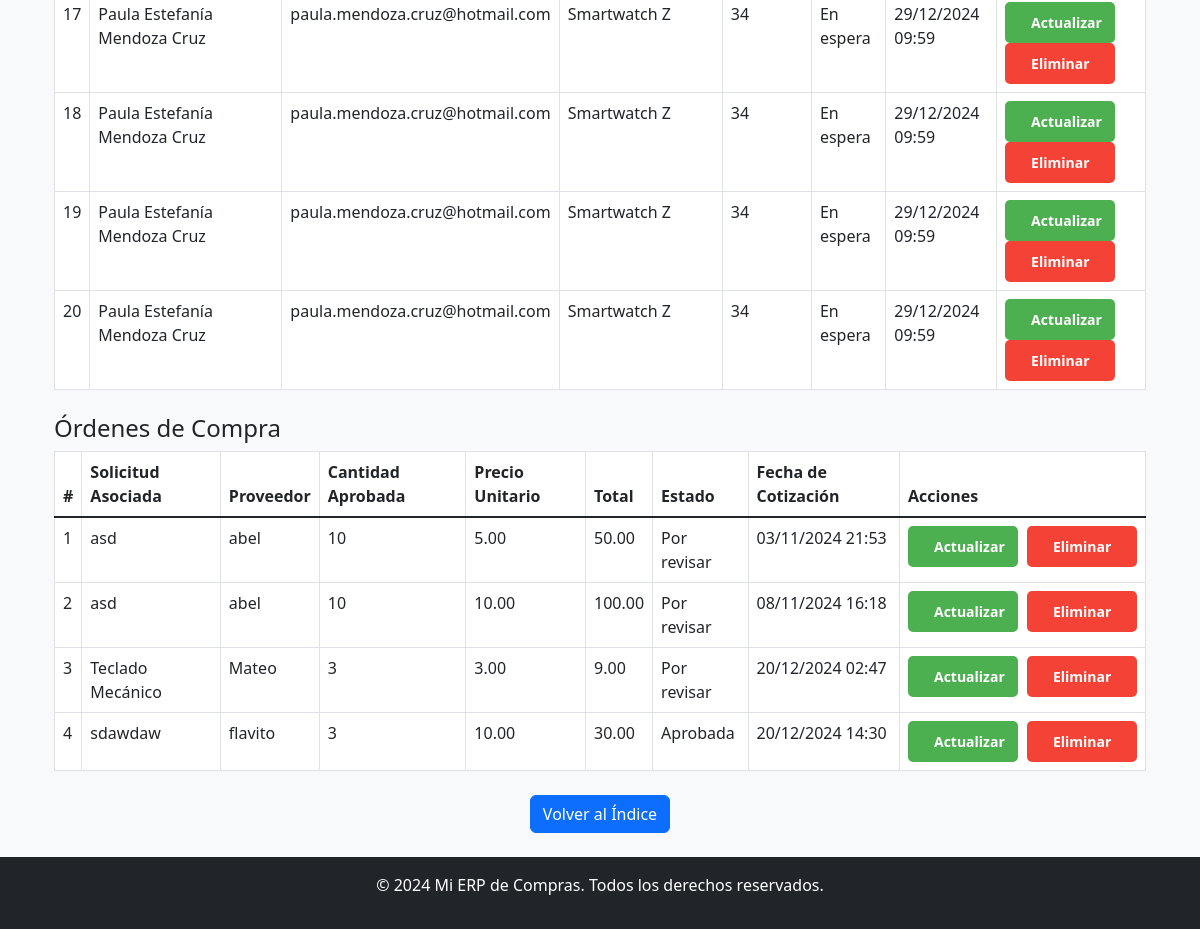
The app's page /solicitud_exito/ (lower part), older data.
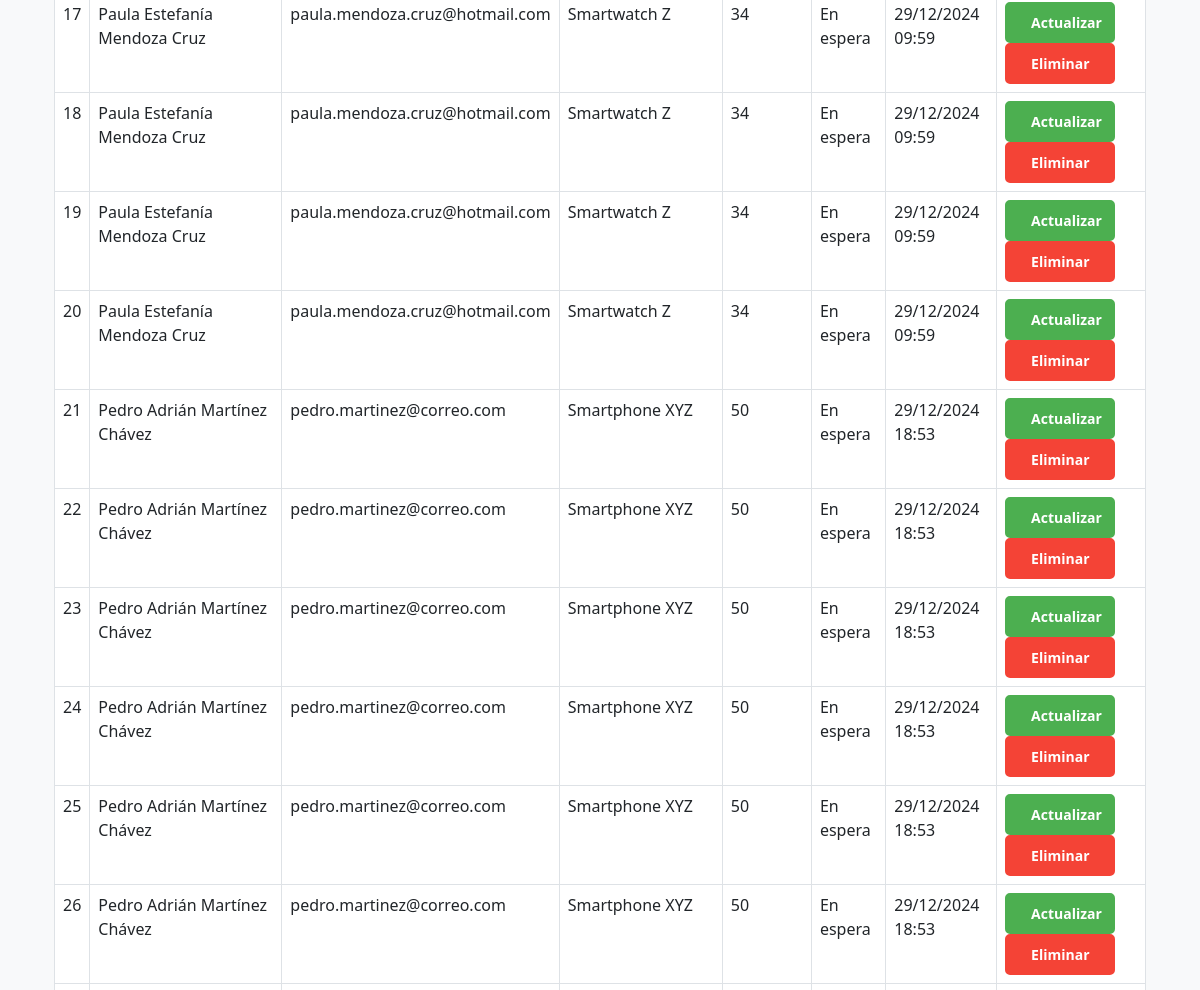
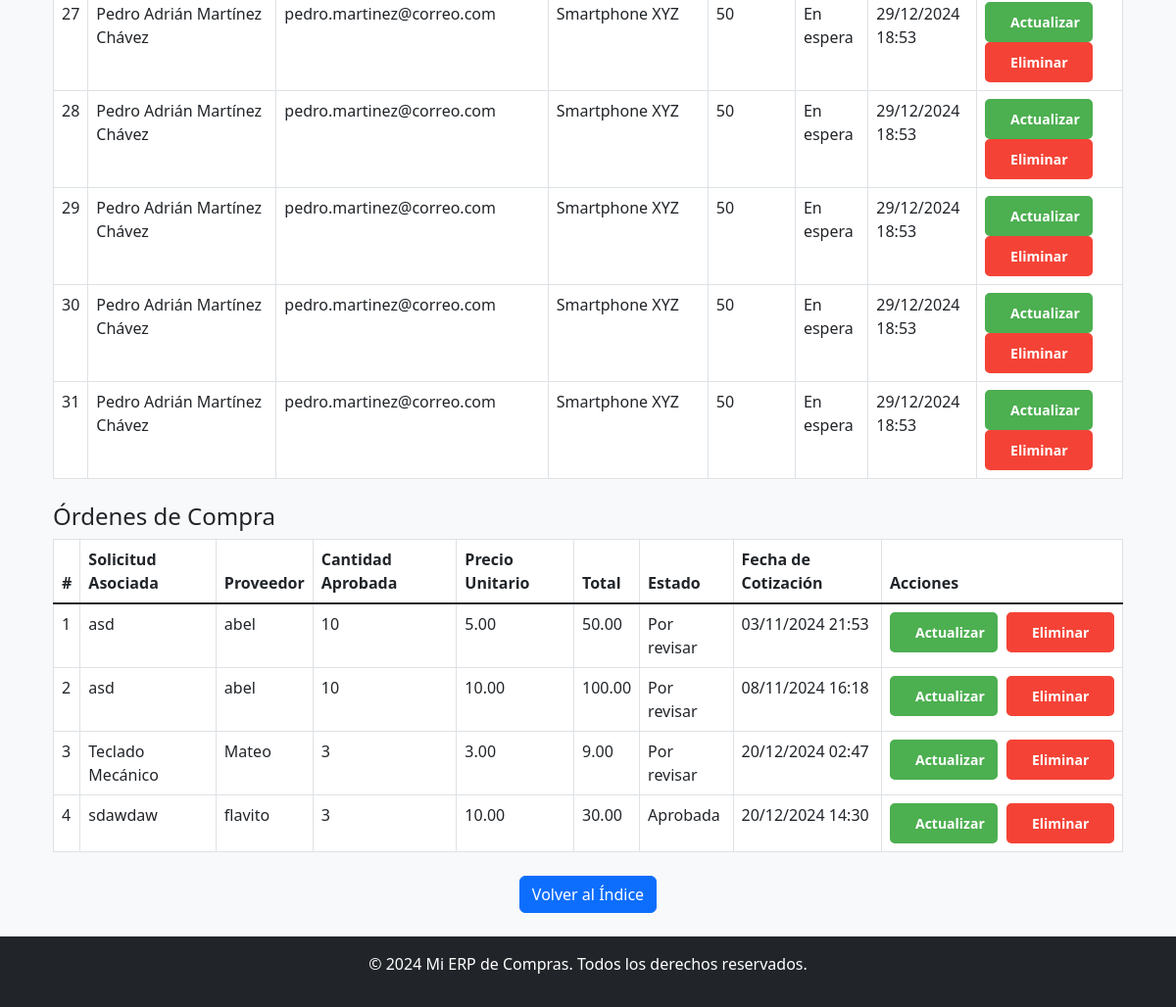
The same page, newer data (2 pictures, top to bottom).
### API/models.py (models this page shows, shortened)
class SolicitudCotizacion(models.Model):
    nombre_cliente = models.CharField(max_length=100)
    correo_cliente = models.EmailField()
    telefono_cliente = models.CharField(max_length=20)
    fecha_solicitud = models.DateTimeField(auto_now_add=True)
    fecha_limite = models.DateTimeField()
    producto_solicitud = models.CharField(max_length=100)
    cantidad_solicitud = models.PositiveIntegerField()
    descripcion_cotizacion = models.TextField()
    estado_solicitud = models.CharField(max_length=50, default='En espera')
    estadoActividad = models.PositiveIntegerField(default=1)

class Orden_De_Compra(models.Model):
    solicitud = models.ForeignKey(SolicitudCotizacion, on_delete=models.CASCADE, related_name='ordenes_de_compra')
    proveedor = models.CharField(max_length=100)
    precio_unitario = models.DecimalField(max_digits=10, decimal_places=2)
    cantidad_aprobada = models.PositiveIntegerField(default=1)  # Cantidad que se ha decidido comprar
    tiempo_entrega = models.DateTimeField()  # Tiempo de entrega en calendario
    condiciones = models.TextField()
    total = models.DecimalField(max_digits=10, decimal_places=2, editable=False)  # Total calculado
    estado = models.CharField(max_length=50, default='Por revisar')
    fecha_cotizacion = models.DateTimeField(auto_now_add=True)

### API/views.py (the view)
# urls.py: path('solicitud_exito/', solicitud_exito, name='solicitud_exito'),
def solicitud_exito(request):
    cotizaciones = SolicitudCotizacion.objects.all()
    compras = Orden_De_Compra.objects.all()
    context = {
        'cotizaciones': cotizaciones,
        'compras': compras,
    }
    return render(request, 'solicitud_exito.html', context)

### API/templates/solicitud_exito.html (shortened to what this page needs)
{% extends "index.html" %}
{% block content %}
<!DOCTYPE html>
<html lang="en">
<head>
  <link rel="stylesheet" href="https://cdn.jsdelivr.net/npm/bootstrap@5.3.0/dist/css/bootstrap.min.css" />
</head>
<body>
  <div class="container">
    <div class="mt-4">
      {% if cotizaciones %}
      <table class="table table-bordered">
        <tbody>
          {% for cotizacion in cotizaciones %}
          <tr>
            <td>{{ forloop.counter }}</td>
            <td>{{ cotizacion.nombre_cliente }}</td>
            <td>{{ cotizacion.correo_cliente }}</td>
            <td>{{ cotizacion.producto_solicitud }}</td>
            <td>{{ cotizacion.cantidad_solicitud }}</td>
            <td>{{ cotizacion.estado_solicitud }}</td>
            <td>{{ cotizacion.fecha_limite|date:'d/m/Y H:i' }}</td>
            <td>
              <a href="{% url 'actualizar_scotizacion' cotizacion.pk %}"
                class="btn btn-custom-actualizar btn-sm px-4 py-2" style="border-radius: 5px;">Actualizar</a>
              <a href="{% url 'eliminar_scotizacion' cotizacion.pk %}" class="btn btn-custom-eliminar btn-sm px-4 py-2"
                style="border-radius: 5px;"
                onclick="return confirm('¿Estás seguro de eliminar esta orden?')">Eliminar</a>
            </td>
          </tr>
          {% endfor %}
        </tbody>
      </table>
      {% else %}
      <p>No hay solicitudes de cotización registradas.</p>
      {% endif %}
    </div>
    <div class="mt-4">
      <h4>Órdenes de Compra</h4>
      {% if compras %}
      <table class="table table-bordered">
        <thead>
          <tr>
            <th>#</th>
            <th>Solicitud Asociada</th>
            <th>Proveedor</th>
            <th>Cantidad Aprobada</th>
            <th>Precio Unitario</th>
            <th>Total</th>
            <th>Estado</th>
            <th>Fecha de Cotización</th>
            <th>Acciones</th>
          </tr>
        </thead>
        <tbody>
          {% for compra in compras %}
          <tr>
            <td>{{ forloop.counter }}</td>
            <td>{{ compra.solicitud.producto_solicitud }}</td>
            <td>{{ compra.proveedor }}</td>
            <td>{{ compra.cantidad_aprobada }}</td>
            <td>{{ compra.precio_unitario }}</td>
            <td>{{ compra.total }}</td>
            <td>{{ compra.estado }}</td>
            <td>{{ compra.fecha_cotizacion|date:'d/m/Y H:i' }}</td>
            <td>
              <div class="btn-group" role="group" aria-label="Acciones">
                <a href="{% url 'actualizar_scompra' compra.pk %}" class="btn btn-custom-actualizar btn-sm px-4 py-2"
                  style="border-radius: 5px;">Actualizar</a>
                <a href="{% url 'eliminar_scompra' compra.pk %}" class="btn btn-custom-eliminar btn-sm px-4 py-2"
                  style="border-radius: 5px;"
                  onclick="return confirm('¿Estás seguro de eliminar esta orden?')">Eliminar</a>
              </div>
            </td>
          </tr>
          {% endfor %}
        </tbody>
      </table>
      {% else %}
      <p>No hay órdenes de compra registradas.</p>
      {% endif %}
    </div>
  </div>
  <div class="container mt-4 text-center">
    <button class="btn btn-primary" onclick="window.location.href='/'">Volver al Índice</button>
  </div>
</body>
</html>
{% endblock %}

Row changes from the older to the newer data that the page shows:
added SolicitudCotizacion: nombre_cliente "Pedro Adrián Martínez Chávez", correo_cliente "pedro.martinez@correo.com", producto_solicitud "Smartphone XYZ", cantidad_solicitud "50", estado_solicitud "En espera", fecha_limite "29/12/2024 18:53"
added SolicitudCotizacion: nombre_cliente "Pedro Adrián Martínez Chávez", correo_cliente "pedro.martinez@correo.com", producto_solicitud "Smartphone XYZ", cantidad_solicitud "50", estado_solicitud "En espera", fecha_limite "29/12/2024 18:53"
added SolicitudCotizacion: nombre_cliente "Pedro Adrián Martínez Chávez", correo_cliente "pedro.martinez@correo.com", producto_solicitud "Smartphone XYZ", cantidad_solicitud "50", estado_solicitud "En espera", fecha_limite "29/12/2024 18:53"
added SolicitudCotizacion: nombre_cliente "Pedro Adrián Martínez Chávez", correo_cliente "pedro.martinez@correo.com", producto_solicitud "Smartphone XYZ", cantidad_solicitud "50", estado_solicitud "En espera", fecha_limite "29/12/2024 18:53"
added SolicitudCotizacion: nombre_cliente "Pedro Adrián Martínez Chávez", correo_cliente "pedro.martinez@correo.com", producto_solicitud "Smartphone XYZ", cantidad_solicitud "50", estado_solicitud "En espera", fecha_limite "29/12/2024 18:53"
added SolicitudCotizacion: nombre_cliente "Pedro Adrián Martínez Chávez", correo_cliente "pedro.martinez@correo.com", producto_solicitud "Smartphone XYZ", cantidad_solicitud "50", estado_solicitud "En espera", fecha_limite "29/12/2024 18:53"
added SolicitudCotizacion: nombre_cliente "Pedro Adrián Martínez Chávez", correo_cliente "pedro.martinez@correo.com", producto_solicitud "Smartphone XYZ", cantidad_solicitud "50", estado_solicitud "En espera", fecha_limite "29/12/2024 18:53"
added SolicitudCotizacion: nombre_cliente "Pedro Adrián Martínez Chávez", correo_cliente "pedro.martinez@correo.com", producto_solicitud "Smartphone XYZ", cantidad_solicitud "50", estado_solicitud "En espera", fecha_limite "29/12/2024 18:53"
added SolicitudCotizacion: nombre_cliente "Pedro Adrián Martínez Chávez", correo_cliente "pedro.martinez@correo.com", producto_solicitud "Smartphone XYZ", cantidad_solicitud "50", estado_solicitud "En espera", fecha_limite "29/12/2024 18:53"
added SolicitudCotizacion: nombre_cliente "Pedro Adrián Martínez Chávez", correo_cliente "pedro.martinez@correo.com", producto_solicitud "Smartphone XYZ", cantidad_solicitud "50", estado_solicitud "En espera", fecha_limite "29/12/2024 18:53"
added SolicitudCotizacion: nombre_cliente "Pedro Adrián Martínez Chávez", correo_cliente "pedro.martinez@correo.com", producto_solicitud "Smartphone XYZ", cantidad_solicitud "50", estado_solicitud "En espera", fecha_limite "29/12/2024 18:53"
